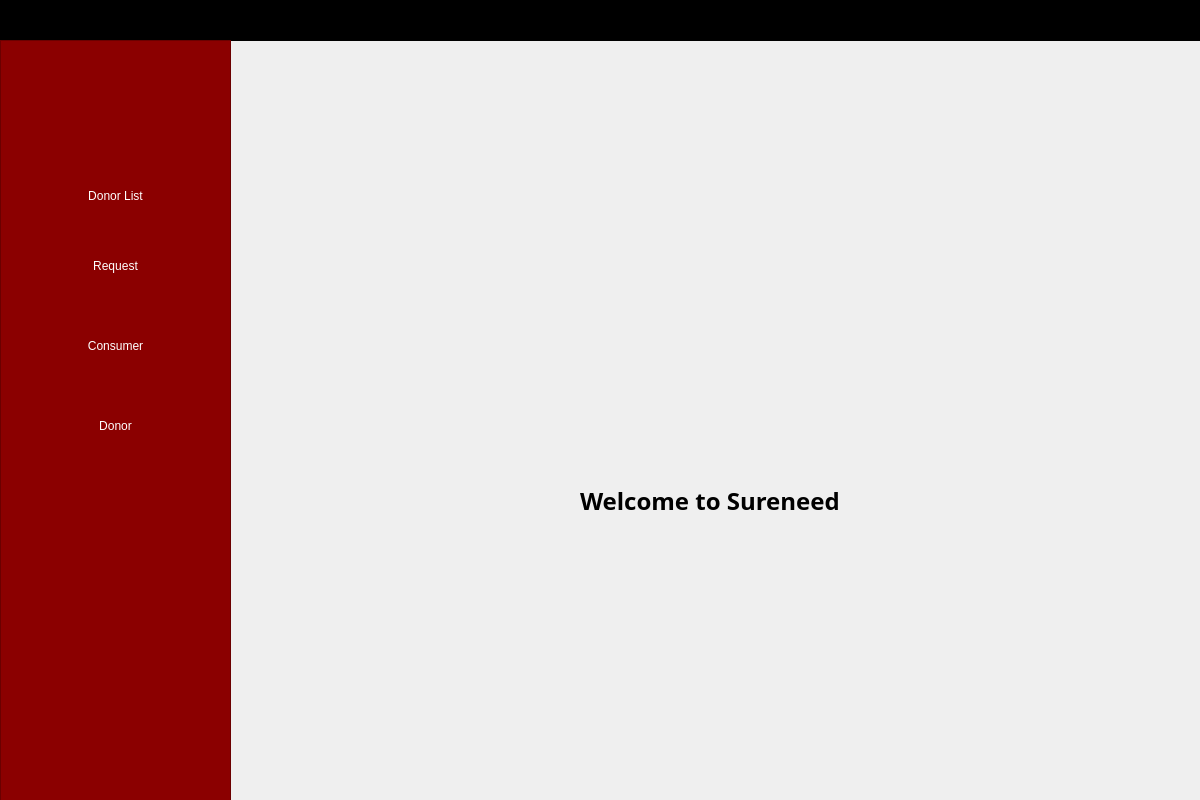
<?xml version="1.0" encoding="UTF-8"?>
<ui version="4.0">
 <class>Home</class>
 <widget class="QDialog" name="Home">
  <property name="geometry">
   <rect>
    <x>0</x>
    <y>0</y>
    <width>1200</width>
    <height>800</height>
   </rect>
  </property>
  <property name="minimumSize">
   <size>
    <width>1200</width>
    <height>800</height>
   </size>
  </property>
  <property name="maximumSize">
   <size>
    <width>1200</width>
    <height>800</height>
   </size>
  </property>
  <property name="windowTitle">
   <string>Dialog</string>
  </property>
  <widget class="QListView" name="listView">
   <property name="geometry">
    <rect>
     <x>0</x>
     <y>40</y>
     <width>231</width>
     <height>1041</height>
    </rect>
   </property>
   <property name="styleSheet">
    <string notr="true">QListView{
background-color: #8B0000;
}</string>
   </property>
  </widget>
  <widget class="QPushButton" name="btnDonorList">
   <property name="geometry">
    <rect>
     <x>0</x>
     <y>160</y>
     <width>231</width>
     <height>71</height>
    </rect>
   </property>
   <property name="styleSheet">
    <string notr="true">QPushButton {
qproperty-icon: url(&quot;C:/Users/clint/Pictures/lx.png&quot;);
qproperty-iconSize: 25px 30px;
text-align: center;
border: 40px;
color: #ffffff;

}
QPushButton:enabled{
background-color: dark gray;
color: white;
}
QPushButton:pressed{
background-color: #B22222;
color: #fffffe;
}
QPushButton: hover: !pressed {
background-color: #E1F4FF;
color: #0c2f70;
}
QPushButton:disabled{
background-color: #aaaaaa;
color: #ffffff;
}
</string>
   </property>
   <property name="text">
    <string>Donor List</string>
   </property>
  </widget>
  <widget class="QPushButton" name="btnRequest">
   <property name="geometry">
    <rect>
     <x>0</x>
     <y>230</y>
     <width>231</width>
     <height>71</height>
    </rect>
   </property>
   <property name="styleSheet">
    <string notr="true">QPushButton {
qproperty-icon: url(&quot;C:/Users/clint/Pictures/CCC102 SYSTEM/window-add-xxl.png&quot;);
qproperty-iconSize: 25px 25px;
text-align: center;
border: 40px;
color: #ffffff;

}
QPushButton:enabled{
background-color: dark gray;
color: white;
}
QPushButton:pressed{
background-color: #B22222;
color: #fffffe;
}
QPushButton: hover: !pressed {
background-color: #E1F4FF;
color: #0c2f70;
}
QPushButton:disabled{
background-color: #aaaaaa;
color: #ffffff;
}
</string>
   </property>
   <property name="text">
    <string>Request</string>
   </property>
  </widget>
  <widget class="QLabel" name="label">
   <property name="geometry">
    <rect>
     <x>590</x>
     <y>260</y>
     <width>271</width>
     <height>201</height>
    </rect>
   </property>
   <property name="styleSheet">
    <string notr="true">QWidget{
border: 0px;
border-image: url(&quot;C:/Users/clint/Pictures/sblood.png&quot;);
}</string>
   </property>
   <property name="text">
    <string/>
   </property>
  </widget>
  <widget class="QListView" name="listView_2">
   <property name="geometry">
    <rect>
     <x>-5</x>
     <y>0</y>
     <width>1931</width>
     <height>41</height>
    </rect>
   </property>
   <property name="styleSheet">
    <string notr="true">QListView{
background-color: #000000;
}</string>
   </property>
  </widget>
  <widget class="QLabel" name="label_2">
   <property name="geometry">
    <rect>
     <x>580</x>
     <y>480</y>
     <width>311</width>
     <height>41</height>
    </rect>
   </property>
   <property name="font">
    <font>
     <family>Sitka Text Semibold</family>
     <pointsize>18</pointsize>
     <italic>false</italic>
     <bold>true</bold>
    </font>
   </property>
   <property name="styleSheet">
    <string notr="true">QLabel{
color:#000000;
}</string>
   </property>
   <property name="text">
    <string>Welcome to Sureneed</string>
   </property>
  </widget>
  <widget class="QPushButton" name="btnArchive">
   <property name="geometry">
    <rect>
     <x>0</x>
     <y>310</y>
     <width>231</width>
     <height>71</height>
    </rect>
   </property>
   <property name="styleSheet">
    <string notr="true">QPushButton {
qproperty-icon: url(&quot;C:/Users/clint/Downloads/consumer (1).png&quot;);
qproperty-iconSize: 35px 35px;
text-align: center;
border: 40px;
color: #ffffff;

}
QPushButton:enabled{
background-color: dark gray;
color: white;
}
QPushButton:pressed{
background-color: #B22222;
color: #fffffe;
}
QPushButton: hover: !pressed {
background-color: #E1F4FF;
color: #0c2f70;
}
QPushButton:disabled{
background-color: #aaaaaa;
color: #ffffff;
}
</string>
   </property>
   <property name="text">
    <string>Consumer</string>
   </property>
  </widget>
  <widget class="QCalendarWidget" name="calendarWidget">
   <property name="geometry">
    <rect>
     <x>1390</x>
     <y>460</y>
     <width>401</width>
     <height>261</height>
    </rect>
   </property>
  </widget>
  <widget class="QPushButton" name="btnArchive_2">
   <property name="geometry">
    <rect>
     <x>0</x>
     <y>390</y>
     <width>231</width>
     <height>71</height>
    </rect>
   </property>
   <property name="styleSheet">
    <string notr="true">QPushButton {
qproperty-icon: url(&quot;C:/Users/clint/Downloads/donor-card.png&quot;);
qproperty-iconSize: 35px 35px;
text-align: center;
border: 40px;
color: #ffffff;

}
QPushButton:enabled{
background-color: dark gray;
color: white;
}
QPushButton:pressed{
background-color: #B22222;
color: #fffffe;
}
QPushButton: hover: !pressed {
background-color: #E1F4FF;
color: #0c2f70;
}
QPushButton:disabled{
background-color: #aaaaaa;
color: #ffffff;
}
</string>
   </property>
   <property name="text">
    <string>Donor</string>
   </property>
  </widget>
  <zorder>listView_2</zorder>
  <zorder>listView</zorder>
  <zorder>btnDonorList</zorder>
  <zorder>btnRequest</zorder>
  <zorder>label</zorder>
  <zorder>label_2</zorder>
  <zorder>btnArchive</zorder>
  <zorder>calendarWidget</zorder>
  <zorder>btnArchive_2</zorder>
 </widget>
 <resources/>
 <connections/>
</ui>
